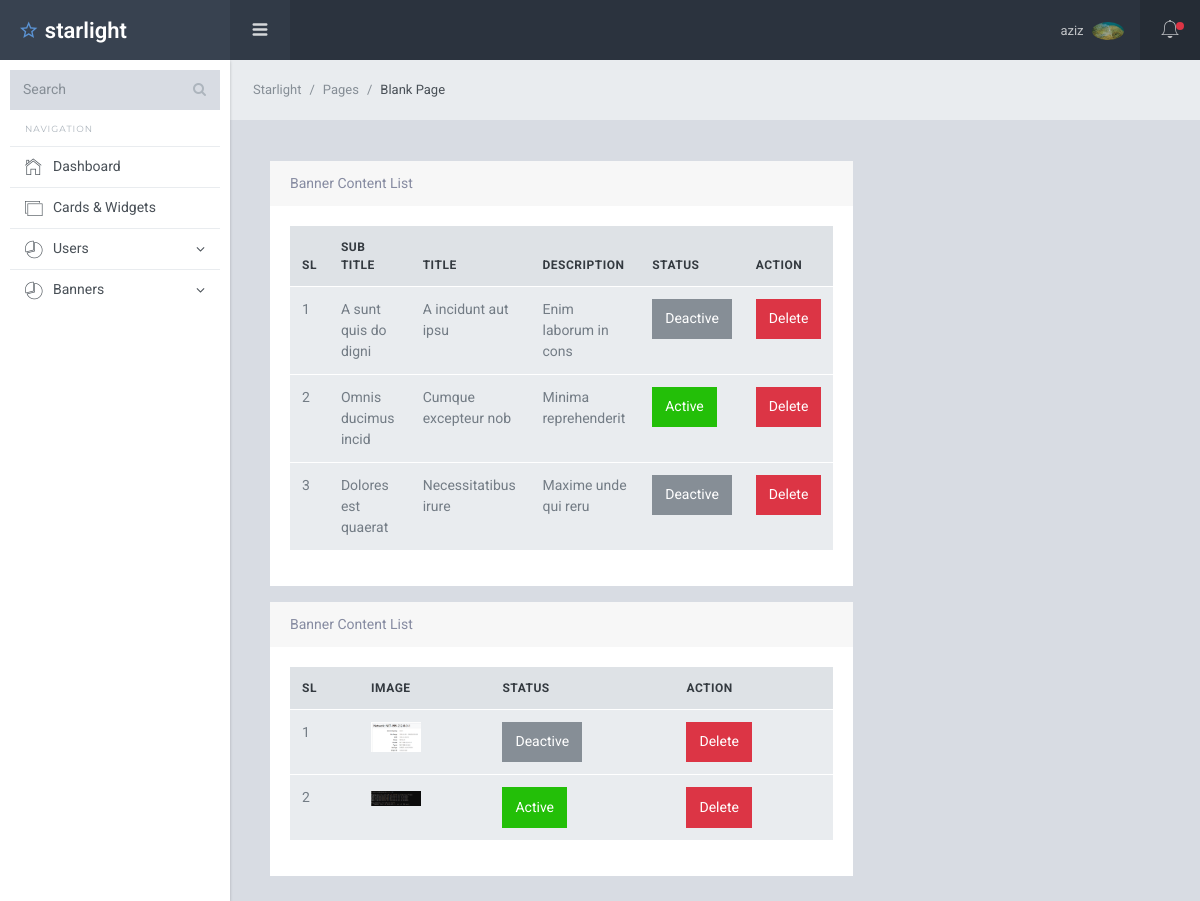
The page /banners/view_banner.php (signed in) on the database its author committed.
### tables this page shows
CREATE TABLE `users` (
  `id` int(11) NOT NULL,
  `name` varchar(100) NOT NULL,
  `email` varchar(100) NOT NULL,
  `password` varchar(100) NOT NULL,
  `profile_picture` varchar(100) NOT NULL,
  `status` int(11) NOT NULL DEFAULT 0,
  `role` int(11) DEFAULT NULL
);

CREATE TABLE `banner_contents` (
  `id` int(11) NOT NULL,
  `sub_title` varchar(100) NOT NULL,
  `title` varchar(100) NOT NULL,
  `descrp` varchar(200) NOT NULL,
  `status` int(11) NOT NULL DEFAULT 0
);

CREATE TABLE `banner_image` (
  `id` int(100) NOT NULL,
  `banner_image` varchar(100) NOT NULL,
  `status` int(10) NOT NULL DEFAULT 0
);

### banners/view_banner.php (the view, shortened to what this page needs)
<?php
require '../db.php';
require '../dashboard_parts/header.php';
$select_banner_content = "SELECT * FROM banner_contents";
$select_banner_content_result = mysqli_query($db_connect, $select_banner_content);
$select_image_content = "SELECT * FROM banner_image";
$select_banner_image_result = mysqli_query($db_connect, $select_image_content);
?>
<div class="sl-mainpanel">
    <nav class="breadcrumb sl-breadcrumb">
        <a class="breadcrumb-item" href="index.html">Starlight</a>
        <a class="breadcrumb-item" href="index.html">Pages</a>
        <span class="breadcrumb-item active">Blank Page</span>
    </nav>
    <div class="sl-pagebody">
        <div class="container">
            <div class="row">
                <div class="col-lg-8 mt-3">
                    <div class="card">
                        <div class="card-header">Banner Content List</div>
                        <div class="card-body">
                            <table class="table table-border">
                                <thead>
                                    <tr>
                                        <th>SL</th>
                                        <th>Sub Title</th>
                                        <th>Title</th>
                                        <th>Description</th>
                                        <th>Status</th>
                                        <th>Action</th>
                                    </tr>
                                </thead>
                                <tbody>
                                    <?php foreach($select_banner_content_result as $key => $banner_content){ ?>
                                    <tr>
                                        <td><?= $key+1?></td>
                                        <td><?= $banner_content['sub_title']?></td>
                                        <td><?= $banner_content['title']?></td>
                                        <td><?= $banner_content['descrp']?></td>
                                        <td>
                                            <a href="banner_status.php?id=<?= $banner_content['id']?>"
                                                class="btn btn-<?= ($banner_content['status'] == 1) ? 'success':'secondary'?>"><?= ($banner_content['status'] == 1? 'Active' : 'Deactive') ?></a>
                                        </td>
                                        <td>
                                            <a href="delete_banner.php?id=<?=$banner_content['id']?>"
                                                class="btn btn-danger">Delete</a>
                                        </td>
                                    </tr>
                                    <?php } ?>
                                </tbody>
                            </table>
                        </div>
                    </div>
                </div>
            </div>
            <div class="row">
                <div class="col-lg-8 mt-3">
                    <div class="card">
                        <div class="card-header">Banner Content List</div>
                        <div class="card-body">
                            <table class="table table-border">
                                <thead>
                                    <tr>
                                        <th>SL</th>
                                        <th>Image</th>
                                        <th>Status</th>
                                        <th>Action</th>
                                    </tr>
                                </thead>
                                <tbody>
                                    <?php foreach($select_banner_image_result as $key => $banner_image){ ?>
                                    <tr>
                                        <td><?= $key+1?></td>
                                        <td>
                                            <img width="50"
                                                src="../uploads/banner_images/<?=$banner_image['banner_image']?>"
                                                alt="">
                                        </td>
                                        <td>
                                            <a href="banner_image_status.php?id=<?= $banner_image['id']?>"
                                                class="btn btn-<?= ($banner_image['status'] == 1) ? 'success':'secondary'?>"><?= ($banner_image['status'] == 1? 'Active' : 'Deactive') ?></a>
                                        </td>
                                        <td>
                                            <a href="delete_banner_image.php?id=<?=$banner_image['id']?>"
                                                class="btn btn-danger">Delete</a>
                                        </td>
                                    </tr>
                                    <?php } ?>
                                </tbody>
                            </table>
                        </div>
                    </div>
                </div>
            </div>
        </div>
    </div>
</div>
<?php
require '../dashboard_parts/footer.php'
?>

### dashboard_parts/header.php (shortened to what this page needs)
<?php
    require '../db.php';
    $id = $_SESSION['id'];
    $select_profile_info = "SELECT * FROM users WHERE id=$id";
    $select_profile_info_result = mysqli_query($db_connect, $select_profile_info);
    $after_assoc_select_profile_info = mysqli_fetch_assoc($select_profile_info_result);
?>
<!DOCTYPE html>
<html lang="en">
<head>
    <link href="/jett/dashboard_assets/lib/font-awesome/css/font-awesome.css" rel="stylesheet">
    <link href="/jett/dashboard_assets/lib/Ionicons/css/ionicons.css" rel="stylesheet">
    <link href="/jett/dashboard_assets/lib/perfect-scrollbar/css/perfect-scrollbar.css" rel="stylesheet">
    <link rel="stylesheet" href="/jett/dashboard_assets/css/starlight.css">
</head>
<body>
    <div class="sl-logo"><a href=""><i class="icon ion-android-star-outline"></i> starlight</a></div>
    <div class="sl-sideleft">
        <div class="input-group input-group-search">
            <input type="search" name="search" class="form-control" placeholder="Search">
            <span class="input-group-btn">
                <button class="btn"><i class="fa fa-search"></i></button>
            </span>
        </div>
        <label class="sidebar-label">Navigation</label>
        <div class="sl-sideleft-menu">
            <a href="/jett/dashboard/dashboard.php" class="sl-menu-link">
                <div class="sl-menu-item">
                    <i class="menu-item-icon icon ion-ios-home-outline tx-22"></i>
                    <span class="menu-item-label">Dashboard</span>
                </div>
            </a>
            <a href="widgets.html" class="sl-menu-link">
                <div class="sl-menu-item">
                    <i class="menu-item-icon icon ion-ios-photos-outline tx-20"></i>
                    <span class="menu-item-label">Cards &amp; Widgets</span>
                </div>
            </a>
            <?php if($after_assoc_select_profile_info['role'] != 4){ ?>
            <a href="#" class="sl-menu-link">
                <div class="sl-menu-item">
                    <i class="menu-item-icon ion-ios-pie-outline tx-20"></i>
                    <span class="menu-item-label">Users</span>
                    <i class="menu-item-arrow fa fa-angle-down"></i>
                </div>
            </a>
            <?php } ?>
            <a href="#" class="sl-menu-link">
                <div class="sl-menu-item">
                    <i class="menu-item-icon ion-ios-pie-outline tx-20"></i>
                    <span class="menu-item-label">Banners</span>
                    <i class="menu-item-arrow fa fa-angle-down"></i>
                </div>
            </a>
        </div>
        <br>
    </div>
    <div class="sl-header">
        <div class="sl-header-left">
            <div class="navicon-left hidden-md-down"><a id="btnLeftMenu" href=""><i
                        class="icon ion-navicon-round"></i></a></div>
        </div>
        <div class="sl-header-right">
            <nav class="nav">
                <div class="dropdown">
                    <a href="" class="nav-link nav-link-profile" data-toggle="dropdown">
                        <span class="logged-name"><?= $after_assoc_select_profile_info['name']; ?></span>
                        <img src="/jett/uploads/users/<?= $after_assoc_select_profile_info['profile_picture'];?>"
                            class="wd-32 rounded-circle" alt="">
                    </a>
                </div>
            </nav>
            <div class="navicon-right">
                <a id="btnRightMenu" href="" class="pos-relative">
                    <i class="icon ion-ios-bell-outline"></i>
                    <span class="square-8 bg-danger"></span>
                </a>
            </div>
        </div>
    </div>

### rows shown on the page
users: name "aziz", profile_picture (picture)
banner_contents: sub_title "A sunt quis do digni", title "A incidunt aut ipsu", descrp "Enim laborum in cons", status "Deactive"
banner_contents: sub_title "Omnis ducimus incid", title "Cumque excepteur nob", descrp "Minima reprehenderit", status "Active"
banner_contents: sub_title "Dolores est quaerat", title "Necessitatibus irure", descrp "Maxime unde qui reru", status "Deactive"
banner_image: banner_image (picture), status "Deactive"
banner_image: banner_image (picture), status "Active"
